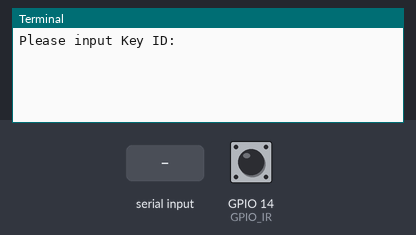
The program below on a simulated Raspberry Pi (BCM pin numbers). On the bench: the last lines printed to the terminal. Inputs (shaded band) come from the test bench; at power-on: GPIO 14 (GPIO_IR) LOW. Files the program writes start out absent; the clock reads 2024-03-15 10:24:30 at power-on unless the program sets it. At 4.9 s the program stops and its outputs stay as they are.

Above: at 1.2 s.
1.3 s: "1" typed at the terminal, then Enter
At 2.1 s:
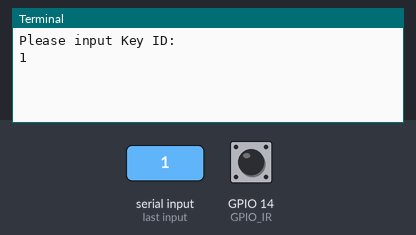
2.8 s: GPIO 14 (GPIO_IR) pulsed HIGH 2 times (0.12 s each, 0.3 s apart)
At 3.12 s:
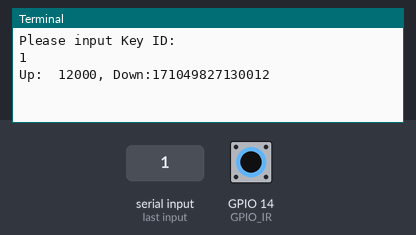
4.9 s: "exit" typed at the terminal, then Enter
At 6.0 s:
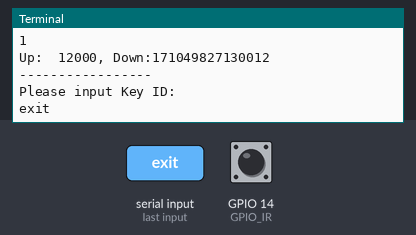

Measured:
- after the input at 1.3 s, the terminal: prints a new line at once (image 1)
- after the input at 2.8 s, the terminal: prints a new line after 0.12 s (image 2)
- after the input at 4.9 s, the terminal: prints a new line at once (image 3)

The program:

ex2.py
```python
import time
import RPi.GPIO as GPIO
import json
import sys

GPIO.setmode(GPIO.BCM)

GPIO_IR = 14
GPIO.setup(GPIO_IR,GPIO.IN)

def getIRsingal(start = 0, stop = 0):
  IRsignal = []
  while True:
    start = time.time()
    duringDown = start-stop

    while GPIO.input(GPIO_IR) == 0:
      start = time.time()

    while GPIO.input(GPIO_IR) == 1:
      stop = time.time()
      duringUp = stop - start
      if duringUp > 0.1 and len(IRsignal) > 0:
        print("-----------------")
        return IRsignal[1:]

    info = "Up:%7.f" % (duringUp*100000) + ", Down:%7.F" %(duringDown*100000)
    print(info)

    IRsignal.append(duringUp)

def recorder():
  keys = {}
  while True:
    key_name = input('Please input Key ID:')
    if key_name == 'exit':
      break

    keys[key_name] = getIRsingal()

  src = open("OUT_FILE", 'w')
  src.write(json.dumps(keys))
  src.close

recorder()
GPIO.cleanup()  
```
